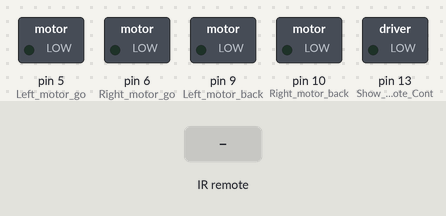
The sketch below on a simulated Arduino Uno, built with avr-gcc and run on an emulated ATmega328P. On the bench: switched loads named in the sketch (green lamp = pin HIGH). The inputs (shaded band) are chosen by the test bench.

Above: at 1.2 s.
1.3 s: infrared code 0x00FF18E7 received
At 1.7 s:
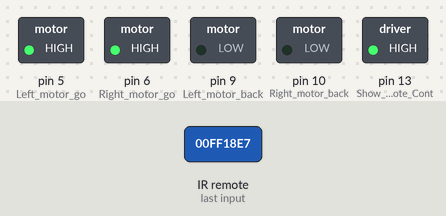
2.8 s: infrared code 0x00FF4AB5 received
At 4.0 s:
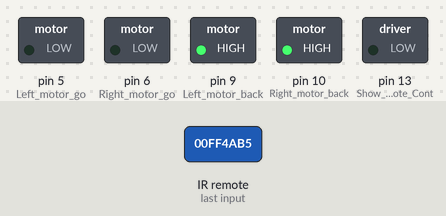
4.3 s: infrared code 0x00FF10EF received
At 5.2 s:
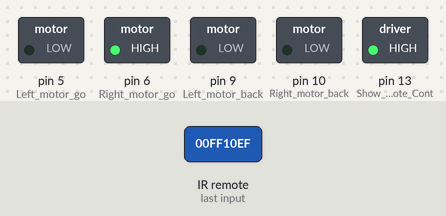
5.8 s: infrared code 0x00FF5AA5 received
At 6.3 s:
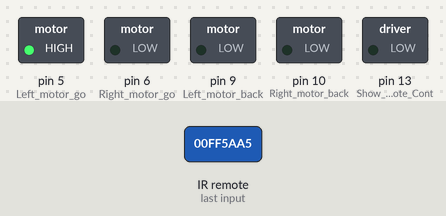
7.3 s: infrared code 0x00FF38C7 received
At 8.5 s:
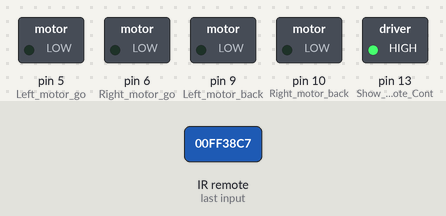
8.8 s: infrared code 0x00FF30CF received
At 9.8 s:
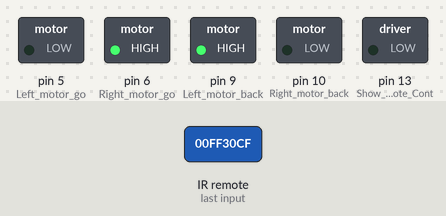
Timing chart, 0 to 11.3 s (numbered marks = the images above; inputs shaded):
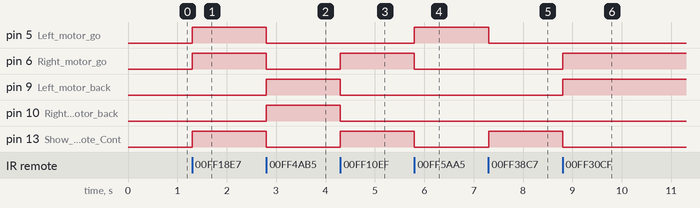

Measured:
- after the input at 1.3 s, pin 5 (Left_motor_go), pin 6 (Right_motor_go), pin 13 (Show_Infrared_Remote_Cont): LOW → HIGH at once
- after the input at 2.8 s, pin 5 (Left_motor_go), pin 6 (Right_motor_go), pin 13 (Show_Infrared_Remote_Cont): HIGH → LOW at once; pin 9 (Left_motor_back), pin 10 (Right_motor_back): LOW → HIGH at once
- after the input at 4.3 s, pin 6 (Right_motor_go), pin 13 (Show_Infrared_Remote_Cont): LOW → HIGH at once; pin 9 (Left_motor_back), pin 10 (Right_motor_back): HIGH → LOW at once
- after the input at 5.8 s, pin 5 (Left_motor_go): LOW → HIGH at once; pin 6 (Right_motor_go), pin 13 (Show_Infrared_Remote_Cont): HIGH → LOW at once
- after the input at 7.3 s, pin 5 (Left_motor_go): HIGH → LOW at once; pin 13 (Show_Infrared_Remote_Cont): LOW → HIGH at once
- after the input at 8.8 s, pin 6 (Right_motor_go), pin 9 (Left_motor_back): LOW → HIGH at once; pin 13 (Show_Infrared_Remote_Cont): HIGH → LOW at once

The sketch:

Remote_contorl.ino
```cpp
//============================================================================
//  Infrared Remote contorl Experiment
//=============================================================================
#include "./IRremote.h"

//==============================
//Infrared Remote Control
//==============================
int RECV_PIN = 2; // Set Infrared Remote port
IRrecv irrecv(RECV_PIN);
decode_results results; // Store infrared remote decode data
unsigned long last = millis();
int on = 0;//Infrared Received flag

long run_car = 0x00FF18E7;//key 2
long back_car = 0x00FF4AB5;//key 8
long left_car = 0x00FF10EF;//key 4
long right_car = 0x00FF5AA5;//key 6
long stop_car = 0x00FF38C7;//key 5
long left_turn = 0x00ff30CF;//key 1
long right_turn = 0x00FF7A85;//key 3

//==============================
//Set motor port
//==============================
int Left_motor_back = 9;
int Left_motor_go = 5;
int Right_motor_go = 6;
int Right_motor_back = 10;
int Right_motor_en = 8;
int Left_motor_en = 7;

void setup()
{
  //Initialize motor drive for output mode
  pinMode(Left_motor_go,OUTPUT);
  pinMode(Left_motor_back,OUTPUT);
  pinMode(Right_motor_go,OUTPUT);
  pinMode(Right_motor_back,OUTPUT);

  pinMode(13, OUTPUT);//Show Infrared Remote Control Received Signal
  irrecv.enableIRIn(); // Start the receiver
}

void run()
{
  digitalWrite(Right_motor_go,HIGH);// right motor go ahead
  digitalWrite(Right_motor_back,LOW);
  digitalWrite(Left_motor_go,HIGH);// set left motor go ahead
  digitalWrite(Left_motor_back,LOW);
}

void brake() //stop
{
  digitalWrite(Right_motor_go,LOW);
  digitalWrite(Right_motor_back,LOW);
  digitalWrite(Left_motor_go,LOW);
  digitalWrite(Left_motor_back,LOW);
}

void left()//turn left
{
  digitalWrite(Right_motor_go,HIGH);	// right motor go ahead
  digitalWrite(Right_motor_back,LOW);
  digitalWrite(Left_motor_go,LOW);    // left motor stop
  digitalWrite(Left_motor_back,LOW);
}

void spin_left()         //Left rotation
{
  digitalWrite(Right_motor_go,HIGH);	// right motor go ahead
  digitalWrite(Right_motor_back,LOW);
  digitalWrite(Left_motor_go,LOW);    // left motor back off
  digitalWrite(Left_motor_back,HIGH);
}

void right() //turn right
{
  digitalWrite(Right_motor_go,LOW);    // right motor stop
  digitalWrite(Right_motor_back,LOW);
  digitalWrite(Left_motor_go,HIGH);// left motor go ahead
  digitalWrite(Left_motor_back,LOW);
}

void spin_right()        //Right rotation
{
  digitalWrite(Right_motor_go,LOW);   // right motor back off
  digitalWrite(Right_motor_back,HIGH);
  digitalWrite(Left_motor_go,HIGH);// left motor go ahead
  digitalWrite(Left_motor_back,LOW);
}

void back()  //back off
{
  digitalWrite(Right_motor_go,LOW);  //right motor back off
  digitalWrite(Right_motor_back,HIGH);
  digitalWrite(Left_motor_go,LOW);  //left motor back off
  digitalWrite(Left_motor_back,HIGH);
}
//==========================================================

void dump(decode_results *results)//Decode Infrared Remote Control Received Signal
{
  int count = results->rawlen;
  if (results->decode_type == UNKNOWN)
  {
    brake();
  }
}

void loop()
{
  if (irrecv.decode(&results)) //receive infrared signal
  {
    if (millis() - last > 250) //make sure receive signal
    {
      on = !on;//Sign position reversal
      digitalWrite(13, on ? HIGH : LOW);//LED blink
      dump(&results);//decode
    }
    if (results.value == run_car )//key "2"
      run();//go ahead
    if (results.value == back_car )//key "8"
      back();//back off
    if (results.value == left_car )//key "4"
      left();//turn left
    if (results.value == right_car )//key "6"
      right();//turn right
    if (results.value == stop_car )//key "5"
      brake();//stop
    if (results.value == left_turn )//key "1"
      spin_left();//Left rotation
    if (results.value == right_turn )//key "2"
      spin_right();//Right rotation
    last = millis();
    irrecv.resume(); // Receive the next value
  }
}
```
